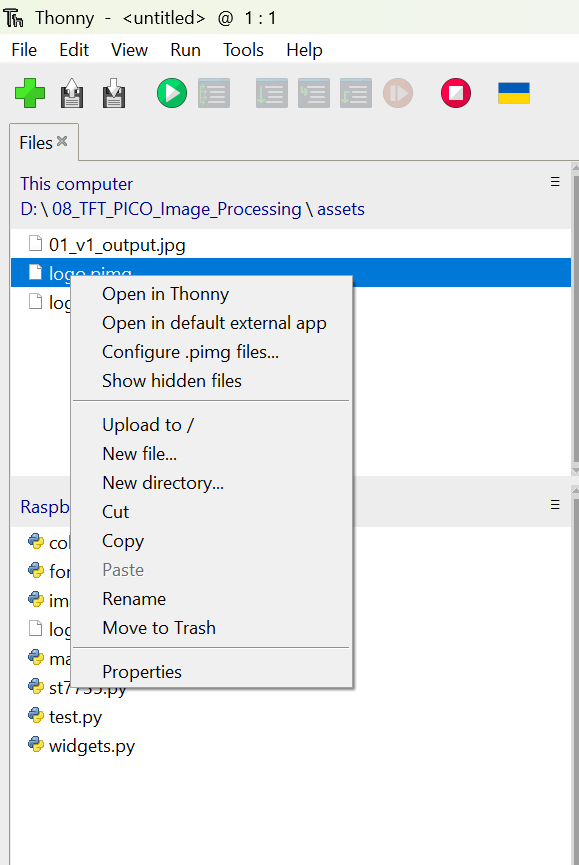
#> input picture Micro Py/08_TFT_PICO_Image_Processing/assets/file_upload.png, 579 x 865 px
$ python image_converter.py
#> lines starting #> are read from the running program, lines starting #| are printed output that depends on the picture
#jai jagannath

from PIL import Image
import struct
import os
from tkinter import Tk, filedialog

# ============================================================
# Configuration
# ============================================================

OUTPUT_WIDTH = 128
OUTPUT_HEIGHT = 160

MAGIC = b"PIMG"
PIXEL_FORMAT = 0x01  # RGB565


# ============================================================
# Select Input Image
# ============================================================

def select_image():

    root = Tk()
    root.withdraw()

    filename = filedialog.askopenfilename(
        title="Select an Image",
        filetypes=[
            ("Image Files", "*.png *.jpg *.jpeg *.bmp *.gif *.tif *.tiff *.webp"),
            ("All Files", "*.*")
        ]
    )
#> the answer given: ../assets/file_upload.png

    if not filename:
        raise SystemExit("No image selected.")

    return filename


# ============================================================
# Image Loading
# ============================================================

def load_image(path):
#> called with path = '../assets/file_upload.png'
    image = Image.open(path)
#> image is the input picture: PIL image 579x865 RGBA; mean R, G, B, A 233.1, 236.5, 238.3, 255

    print(f"Image Mode : {image.mode}")
#| Image Mode : RGBA

    if image.mode != "RGB":
        print(f"Converting {image.mode} -> RGB")
#| Converting RGBA -> RGB
        image = image.convert("RGB")
#> image: PIL image 579x865 RGB
    else:
        print("Image already in RGB format.")

    return image


# ============================================================
# Image Information
# ============================================================

def image_info(image):

    print("\nImage Information")
    print("-" * 30)

    print(f"Width  : {image.width}")
#| Width  : 579
    print(f"Height : {image.height}")
#| Height : 865
    print(f"Mode   : {image.mode}")
#| Mode   : RGB
    print(f"Pixels : {image.width * image.height}")
#| Pixels : 500835


# ============================================================
# Resize
# ============================================================

def resize_image(image, width, height):

#> called with width = 128, height = 160
    print("\nResizing Image")
    print("-" * 30)

    print(f"Old Resolution : {image.width} x {image.height}")
#| Old Resolution : 579 x 865
    print(f"New Resolution : {width} x {height}")

    return image.resize(
        (width, height),
        Image.Resampling.LANCZOS
    )
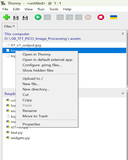
#> returned value: PIL image 128x160 RGB; mean R, G, B 233, 236.3, 238.1
#| Width  : 128
#| Height : 160
#| Mode   : RGB
#| Pixels : 20480


# ============================================================
# RGB888 -> RGB565
# ============================================================

def rgb888_to_rgb565(r, g, b):

    return (
        ((r & 0xF8) << 8) |
        ((g & 0xFC) << 3) |
        (b >> 3)
    )


# ============================================================
# Write PIMG
# ============================================================

def write_pimg(image, filename):

#> called with filename = '../assets/file_upload_pimg.pimg'
    print("\nWriting PIMG File")
    print("-" * 30)

    with open(filename, "wb") as file:

        # Magic Number
        file.write(MAGIC)

        # Width
        file.write(struct.pack("<H", image.width))

        # Height
        file.write(struct.pack("<H", image.height))

        # Pixel Format
        file.write(struct.pack("<B", PIXEL_FORMAT))

        # Reserved
        file.write(b"\x00\x00\x00")

        # Pixels
        for y in range(image.height):

            for x in range(image.width):

                r, g, b = image.getpixel((x, y))

                rgb565 = rgb888_to_rgb565(r, g, b)

                file.write(struct.pack(">H", rgb565))

    print("Done.")
    print(f"Saved : {filename}")


# ============================================================
# Main
# ============================================================

def main():

    # Select input image
    input_file = select_image()

    # Create output filename
    directory = os.path.dirname(input_file)
    basename = os.path.splitext(os.path.basename(input_file))[0]
    output_file = os.path.join(directory, f"{basename}_pimg.pimg")

    print(f"\nInput  : {input_file}")
    print(f"Output : {output_file}")

    image = load_image(input_file)

    image_info(image)

    image = resize_image(
        image,
        OUTPUT_WIDTH,
        OUTPUT_HEIGHT
    )

    image_info(image)

    write_pimg(image, output_file)


if __name__ == "__main__":
    main()
